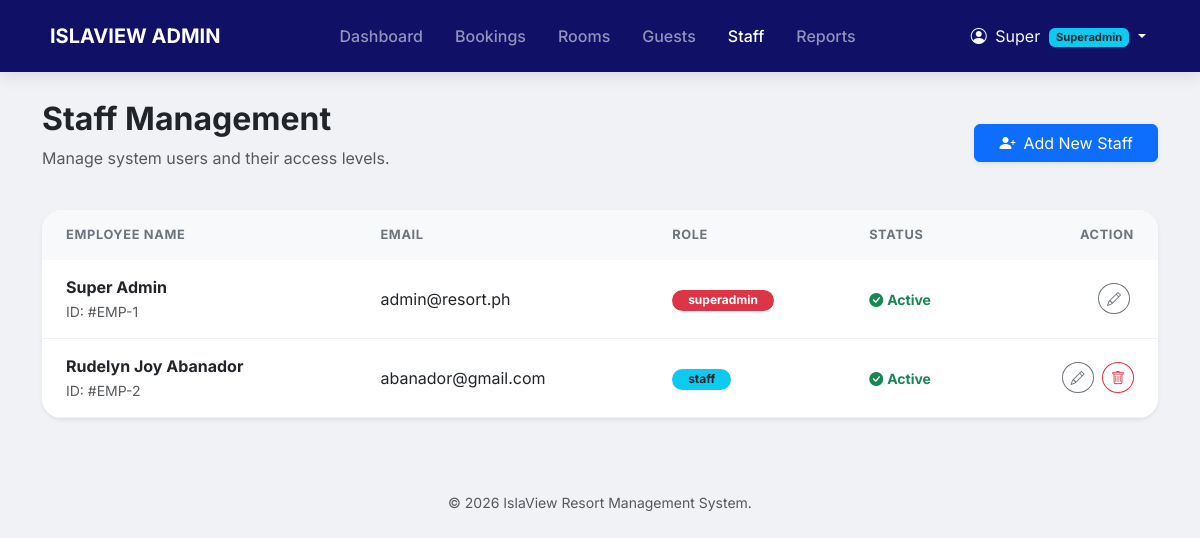
The page /admin/staff.php (signed in) on the database its author committed.
### tables this page shows
CREATE TABLE `users` (
  `user_id` int(10) UNSIGNED NOT NULL,
  `role_id` tinyint(3) UNSIGNED NOT NULL,
  `first_name` varchar(80) NOT NULL,
  `last_name` varchar(80) NOT NULL,
  `email` varchar(191) NOT NULL,
  `phone` varchar(20) DEFAULT NULL,
  `password_hash` varchar(255) NOT NULL,
  `avatar_url` varchar(500) DEFAULT NULL,
  `is_active` tinyint(1) NOT NULL DEFAULT 1,
  `email_verified` tinyint(1) NOT NULL DEFAULT 0,
  `created_at` datetime NOT NULL DEFAULT current_timestamp(),
  `updated_at` datetime NOT NULL DEFAULT current_timestamp() ON UPDATE current_timestamp()
);

CREATE TABLE `roles` (
  `role_id` tinyint(3) UNSIGNED NOT NULL,
  `role_name` varchar(50) NOT NULL,
  `description` varchar(255) DEFAULT NULL
);

### admin/staff.php (the view, shortened to what this page needs)
<?php
include 'components/header.php';
include 'components/navbar.php';
?>
<div class="container main-container">
    <div class="d-flex justify-content-between align-items-center mb-4">
        <div>
            <h2 class="fw-bold text-dark">Staff Management</h2>
            <p class="text-muted">Manage system users and their access levels.</p>
        </div>
        <button class="btn btn-primary btn-book shadow-sm px-4" data-bs-toggle="modal" data-bs-target="#addStaffModal">
            <i class="bi bi-person-plus-fill me-2"></i>Add New Staff
        </button>
    </div>
    <div class="card table-card shadow-sm border-0">
        <div class="card-body p-0">
            <div class="table-responsive">
                <table class="table table-hover align-middle mb-0">
                    <thead class="bg-light text-muted small text-uppercase">
                        <tr>
                            <th class="ps-4">Employee Name</th>
                            <th>Email</th>
                            <th>Role</th>
                            <th>Status</th>
                            <th class="pe-4 text-end">Action</th>
                        </tr>
                    </thead>
                    <tbody>
                        <?php
                        $sql = "SELECT u.*, r.role_name
                                FROM users u
                                JOIN roles r ON u.role_id = r.role_id
                                WHERE u.role_id <= 3
                                ORDER BY u.role_id ASC";
                        $result = $conn->query($sql);
                        if ($result && $result->num_rows > 0) {
                            while($row = $result->fetch_assoc()) {
                                $role_bg = ($row['role_id'] == 1) ? 'bg-danger' : (($row['role_id'] == 2) ? 'bg-primary' : 'bg-info text-dark');
                                ?>
                                <tr>
                                    <td class='ps-4'>
                                        <div class='fw-bold'><?php echo $row['first_name'] . " " . $row['last_name']; ?></div>
                                        <small class='text-muted'>ID: #EMP-<?php echo $row['user_id']; ?></small>
                                    </td>
                                    <td><?php echo $row['email']; ?></td>
                                    <td><span class='badge <?php echo $role_bg; ?> px-3 rounded-pill'><?php echo $row['role_name']; ?></span></td>
                                    <td>
                                        <form action="process_staff.php" method="POST" class="d-inline">
                                            <button type="submit" class="btn p-0 border-0">
                                                <?php if($row['is_active']): ?>
                                                    <span class="text-success small fw-bold"><i class="bi bi-check-circle-fill me-1"></i>Active</span>
                                                <?php else: ?>
                                                    <span class="text-danger small fw-bold"><i class="bi bi-x-circle-fill me-1"></i>Inactive</span>
                                                <?php endif; ?>
                                            </button>
                                        </form>
                                    </td>
                                    <td class='pe-4 text-end'>
                                        <button class='btn btn-sm btn-outline-secondary rounded-circle me-1'
                                                data-bs-toggle="modal" data-bs-target="#editStaffModal<?php echo $row['user_id']; ?>">
                                            <i class='bi bi-pencil'></i>
                                        </button>
                                        <?php if($_SESSION['user_id'] != $row['user_id']): ?>
                                            <form action="process_staff.php" method="POST" class="d-inline" onsubmit="return confirm('Delete this employee?')">
                                                <button type="submit" class="btn btn-sm btn-outline-danger rounded-circle"><i class="bi bi-trash"></i></button>
                                            </form>
                                        <?php endif; ?>
                                    </td>
                                </tr>
                                <?php
                            }
                        }
                        ?>
                    </tbody>
                </table>
            </div>
        </div>
    </div>
</div>
<?php include 'components/footer.php'; ?>

### admin/components/header.php (style rules this page uses)
:root { --primary-blue: #0077b6; --deep-ocean: #03045e; }
body { font-family: 'Inter', sans-serif; background-color: #f0f2f5; }
.main-container { margin-top: 100px; padding-bottom: 50px; }
.table-card { border: none; border-radius: 20px; overflow: hidden; }
.table thead th { background-color: #f8f9fa; text-transform: uppercase; font-size: 0.8rem; letter-spacing: 0.05em; color: #6c757d; border: none; padding: 15px; }
.table tbody td { padding: 15px; border-bottom: 1px solid #edf2f7; }

### rows shown on the page
users: first_name "Super", last_name "Admin", user_id "1", email "admin@resort.ph", role.role_name "superadmin", is_active 1 (drawn)
users: first_name "Rudelyn Joy", last_name "Abanador", user_id "2", email "abanador@gmail.com", role.role_name "staff", is_active 1 (drawn)

### other values the page prints
$_SESSION['fname'] "Super"
